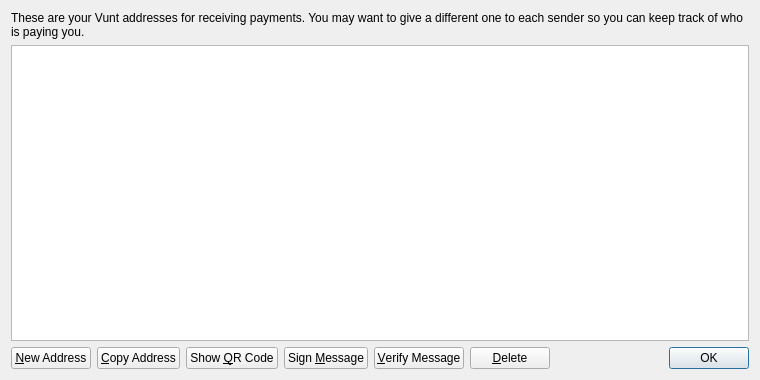
<?xml version="1.0" encoding="UTF-8"?>
<ui version="4.0">
 <class>AddressBookPage</class>
 <widget class="QWidget" name="AddressBookPage">
  <property name="geometry">
   <rect>
    <x>0</x>
    <y>0</y>
    <width>760</width>
    <height>380</height>
   </rect>
  </property>
  <property name="windowTitle">
   <string>Address Book</string>
  </property>
  <layout class="QVBoxLayout" name="verticalLayout">
   <item>
    <widget class="QLabel" name="labelExplanation">
     <property name="text">
      <string>These are your Vunt addresses for receiving payments. You may want to give a different one to each sender so you can keep track of who is paying you.</string>
     </property>
     <property name="textFormat">
      <enum>Qt::PlainText</enum>
     </property>
     <property name="wordWrap">
      <bool>true</bool>
     </property>
    </widget>
   </item>
   <item>
    <widget class="QTableView" name="tableView">
     <property name="contextMenuPolicy">
      <enum>Qt::CustomContextMenu</enum>
     </property>
     <property name="toolTip">
      <string>Double-click to edit address or label</string>
     </property>
     <property name="tabKeyNavigation">
      <bool>false</bool>
     </property>
     <property name="selectionMode">
      <enum>QAbstractItemView::SingleSelection</enum>
     </property>
     <property name="selectionBehavior">
      <enum>QAbstractItemView::SelectRows</enum>
     </property>
     <property name="sortingEnabled">
      <bool>true</bool>
     </property>
     <attribute name="verticalHeaderVisible">
      <bool>false</bool>
     </attribute>
    </widget>
   </item>
   <item>
    <layout class="QHBoxLayout" name="horizontalLayout">
     <item>
      <widget class="QPushButton" name="newAddressButton">
       <property name="toolTip">
        <string>Create a new address</string>
       </property>
       <property name="text">
        <string>&amp;New Address</string>
       </property>
      </widget>
     </item>
     <item>
      <widget class="QPushButton" name="copyToClipboard">
       <property name="toolTip">
        <string>Copy the currently selected address to the system clipboard</string>
       </property>
       <property name="text">
        <string>&amp;Copy Address</string>
       </property>
      </widget>
     </item>
     <item>
      <widget class="QPushButton" name="showQRCode">
       <property name="text">
        <string>Show &amp;QR Code</string>
       </property>
      </widget>
     </item>
     <item>
      <widget class="QPushButton" name="signMessage">
       <property name="toolTip">
        <string>Sign a message to prove you own a Vunt address</string>
       </property>
       <property name="text">
        <string>Sign &amp;Message</string>
       </property>
      </widget>
     </item>
     <item>
      <widget class="QPushButton" name="verifyMessage">
       <property name="toolTip">
        <string>Verify a message to ensure it was signed with a specified Vunt address</string>
       </property>
       <property name="text">
        <string>&amp;Verify Message</string>
       </property>
      </widget>
     </item>
     <item>
      <widget class="QPushButton" name="deleteButton">
       <property name="toolTip">
        <string>Delete the currently selected address from the list</string>
       </property>
       <property name="text">
        <string>&amp;Delete</string>
       </property>
      </widget>
     </item>
     <item>
      <spacer name="horizontalSpacer">
       <property name="orientation">
        <enum>Qt::Horizontal</enum>
       </property>
       <property name="sizeHint" stdset="0">
        <size>
         <width>40</width>
         <height>20</height>
        </size>
       </property>
      </spacer>
     </item>
     <item>
      <widget class="QDialogButtonBox" name="buttonBox">
       <property name="sizePolicy">
        <sizepolicy hsizetype="Maximum" vsizetype="Fixed">
         <horstretch>0</horstretch>
         <verstretch>0</verstretch>
        </sizepolicy>
       </property>
       <property name="standardButtons">
        <set>QDialogButtonBox::Ok</set>
       </property>
      </widget>
     </item>
    </layout>
   </item>
  </layout>
 </widget>
 <resources>
  <include location="../bitcoin.qrc"/>
 </resources>
 <connections/>
</ui>
